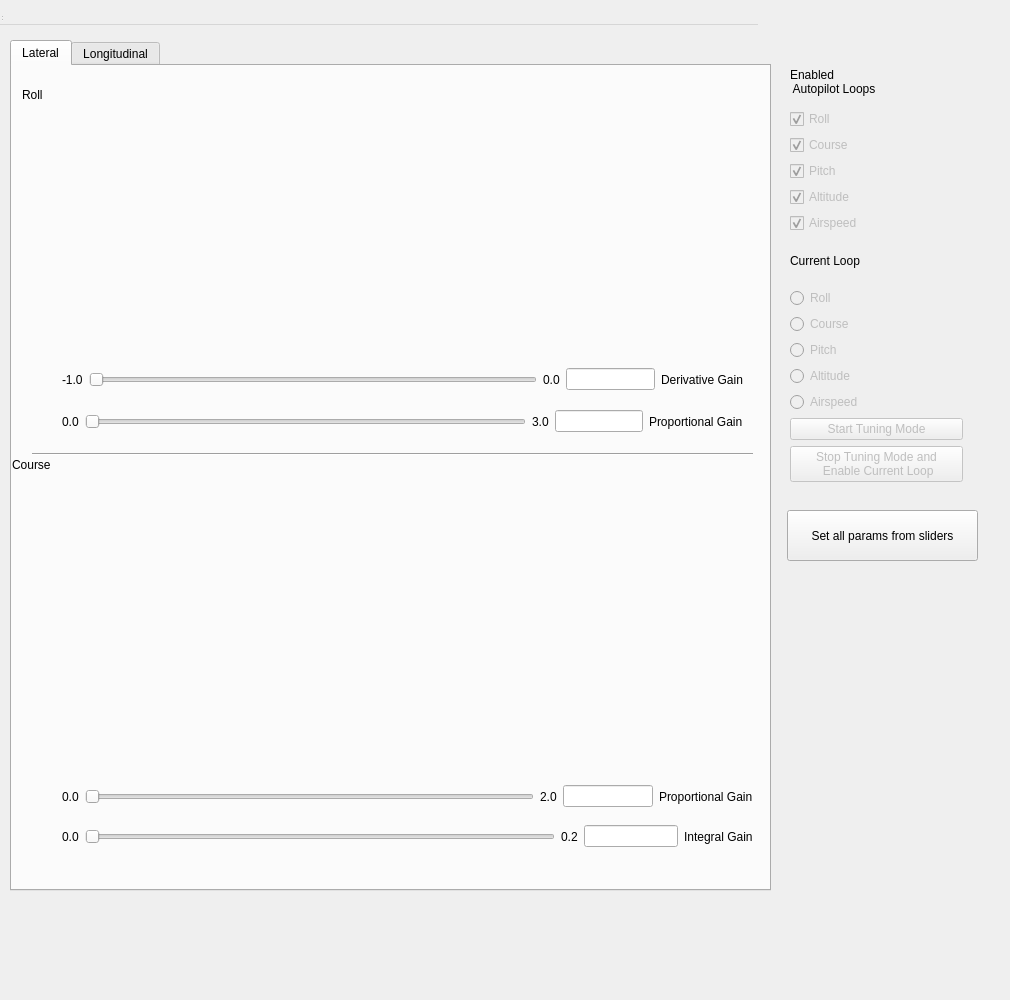
<?xml version="1.0" encoding="UTF-8"?>
<ui version="4.0">
 <class>TuningMode</class>
 <widget class="QWidget" name="TuningMode">
  <property name="geometry">
   <rect>
    <x>0</x>
    <y>0</y>
    <width>1010</width>
    <height>1000</height>
   </rect>
  </property>
  <property name="windowTitle">
   <string>Fixed wing PID tuning</string>
  </property>
  <widget class="QWidget" name="centralwidget" native="true">
   <property name="geometry">
    <rect>
     <x>0</x>
     <y>30</y>
     <width>781</width>
     <height>1000</height>
    </rect>
   </property>
   <widget class="QTabWidget" name="tabWidget">
    <property name="geometry">
     <rect>
      <x>10</x>
      <y>10</y>
      <width>761</width>
      <height>851</height>
     </rect>
    </property>
    <property name="currentIndex">
     <number>0</number>
    </property>
    <widget class="QWidget" name="tab_lat">
     <attribute name="title">
      <string>Lateral</string>
     </attribute>
     <widget class="QLabel" name="label">
      <property name="geometry">
       <rect>
        <x>10</x>
        <y>20</y>
        <width>67</width>
        <height>17</height>
       </rect>
      </property>
      <property name="text">
       <string>Roll</string>
      </property>
     </widget>
     <widget class="QLabel" name="label_12">
      <property name="geometry">
       <rect>
        <x>0</x>
        <y>390</y>
        <width>67</width>
        <height>17</height>
       </rect>
      </property>
      <property name="text">
       <string>Course</string>
      </property>
     </widget>
     <widget class="QWidget" name="verticalLayoutWidget">
      <property name="geometry">
       <rect>
        <x>50</x>
        <y>420</y>
        <width>691</width>
        <height>281</height>
       </rect>
      </property>
      <layout class="QVBoxLayout" name="course_container"/>
     </widget>
     <widget class="QWidget" name="verticalLayoutWidget_2">
      <property name="geometry">
       <rect>
        <x>50</x>
        <y>20</y>
        <width>691</width>
        <height>271</height>
       </rect>
      </property>
      <layout class="QVBoxLayout" name="roll_container"/>
     </widget>
     <widget class="Line" name="line">
      <property name="geometry">
       <rect>
        <x>20</x>
        <y>380</y>
        <width>721</width>
        <height>16</height>
       </rect>
      </property>
      <property name="orientation">
       <enum>Qt::Horizontal</enum>
      </property>
     </widget>
     <widget class="QWidget" name="horizontalLayoutWidget">
      <property name="geometry">
       <rect>
        <x>50</x>
        <y>300</y>
        <width>681</width>
        <height>27</height>
       </rect>
      </property>
      <layout class="QHBoxLayout" name="roll_kd_stuff" stretch="0,5,0,1,0">
       <item>
        <widget class="QLabel" name="label_3">
         <property name="text">
          <string>-1.0</string>
         </property>
        </widget>
       </item>
       <item>
        <widget class="QSlider" name="ROLL_KD">
         <property name="tracking">
          <bool>false</bool>
         </property>
         <property name="orientation">
          <enum>Qt::Horizontal</enum>
         </property>
        </widget>
       </item>
       <item>
        <widget class="QLabel" name="label_4">
         <property name="text">
          <string>0.0</string>
         </property>
        </widget>
       </item>
       <item>
        <widget class="QLineEdit" name="ROLL_KD_txt"/>
       </item>
       <item>
        <widget class="QLabel" name="label_2">
         <property name="text">
          <string>Derivative Gain</string>
         </property>
        </widget>
       </item>
      </layout>
     </widget>
     <widget class="QWidget" name="horizontalLayoutWidget_2">
      <property name="geometry">
       <rect>
        <x>50</x>
        <y>340</y>
        <width>681</width>
        <height>31</height>
       </rect>
      </property>
      <layout class="QHBoxLayout" name="roll_kp_stuff" stretch="0,5,0,1,0">
       <item>
        <widget class="QLabel" name="label_7">
         <property name="text">
          <string>0.0</string>
         </property>
        </widget>
       </item>
       <item>
        <widget class="QSlider" name="ROLL_KP">
         <property name="orientation">
          <enum>Qt::Horizontal</enum>
         </property>
        </widget>
       </item>
       <item>
        <widget class="QLabel" name="label_5">
         <property name="text">
          <string>3.0</string>
         </property>
        </widget>
       </item>
       <item>
        <widget class="QLineEdit" name="ROLL_KP_txt"/>
       </item>
       <item>
        <widget class="QLabel" name="label_6">
         <property name="text">
          <string>Proportional Gain</string>
         </property>
        </widget>
       </item>
      </layout>
     </widget>
     <widget class="QWidget" name="horizontalLayoutWidget_3">
      <property name="geometry">
       <rect>
        <x>50</x>
        <y>710</y>
        <width>691</width>
        <height>41</height>
       </rect>
      </property>
      <layout class="QHBoxLayout" name="course_kp_stuff" stretch="0,5,0,1,0">
       <item>
        <widget class="QLabel" name="label_13">
         <property name="text">
          <string>0.0</string>
         </property>
        </widget>
       </item>
       <item>
        <widget class="QSlider" name="COURSE_KP">
         <property name="orientation">
          <enum>Qt::Horizontal</enum>
         </property>
        </widget>
       </item>
       <item>
        <widget class="QLabel" name="label_10">
         <property name="text">
          <string>2.0</string>
         </property>
        </widget>
       </item>
       <item>
        <widget class="QLineEdit" name="COURSE_KP_txt"/>
       </item>
       <item>
        <widget class="QLabel" name="label_11">
         <property name="text">
          <string>Proportional Gain</string>
         </property>
        </widget>
       </item>
      </layout>
     </widget>
     <widget class="QWidget" name="horizontalLayoutWidget_4">
      <property name="geometry">
       <rect>
        <x>50</x>
        <y>750</y>
        <width>691</width>
        <height>41</height>
       </rect>
      </property>
      <layout class="QHBoxLayout" name="course_ki_stuff" stretch="0,5,0,1,0">
       <item>
        <widget class="QLabel" name="label_8">
         <property name="text">
          <string>0.0</string>
         </property>
        </widget>
       </item>
       <item>
        <widget class="QSlider" name="COURSE_KI">
         <property name="orientation">
          <enum>Qt::Horizontal</enum>
         </property>
        </widget>
       </item>
       <item>
        <widget class="QLabel" name="label_14">
         <property name="text">
          <string>0.2</string>
         </property>
        </widget>
       </item>
       <item>
        <widget class="QLineEdit" name="COURSE_KI_txt"/>
       </item>
       <item>
        <widget class="QLabel" name="label_9">
         <property name="text">
          <string>Integral Gain</string>
         </property>
        </widget>
       </item>
      </layout>
     </widget>
     <zorder>label</zorder>
     <zorder>label_12</zorder>
     <zorder>verticalLayoutWidget</zorder>
     <zorder>verticalLayoutWidget_2</zorder>
     <zorder>line</zorder>
     <zorder>horizontalLayoutWidget</zorder>
     <zorder>horizontalLayoutWidget_2</zorder>
     <zorder>label_6</zorder>
     <zorder>horizontalLayoutWidget_3</zorder>
     <zorder>horizontalLayoutWidget_4</zorder>
    </widget>
    <widget class="QWidget" name="tab_lon">
     <attribute name="title">
      <string>Longitudinal</string>
     </attribute>
     <widget class="QLabel" name="label_21">
      <property name="geometry">
       <rect>
        <x>0</x>
        <y>0</y>
        <width>67</width>
        <height>17</height>
       </rect>
      </property>
      <property name="text">
       <string>Pitch</string>
      </property>
     </widget>
     <widget class="QLabel" name="label_26">
      <property name="geometry">
       <rect>
        <x>10</x>
        <y>240</y>
        <width>67</width>
        <height>17</height>
       </rect>
      </property>
      <property name="text">
       <string>Altitude</string>
      </property>
     </widget>
     <widget class="QLabel" name="label_34">
      <property name="geometry">
       <rect>
        <x>10</x>
        <y>530</y>
        <width>61</width>
        <height>17</height>
       </rect>
      </property>
      <property name="text">
       <string>&lt;html&gt;&lt;head/&gt;&lt;body&gt;&lt;p&gt;Airspeed&lt;/p&gt;&lt;/body&gt;&lt;/html&gt;</string>
      </property>
     </widget>
     <widget class="QWidget" name="verticalLayoutWidget_3">
      <property name="geometry">
       <rect>
        <x>40</x>
        <y>560</y>
        <width>691</width>
        <height>161</height>
       </rect>
      </property>
      <layout class="QVBoxLayout" name="airspeed_container"/>
     </widget>
     <widget class="QWidget" name="verticalLayoutWidget_4">
      <property name="geometry">
       <rect>
        <x>40</x>
        <y>280</y>
        <width>691</width>
        <height>161</height>
       </rect>
      </property>
      <layout class="QVBoxLayout" name="altitude_container"/>
     </widget>
     <widget class="QWidget" name="verticalLayoutWidget_5">
      <property name="geometry">
       <rect>
        <x>50</x>
        <y>0</y>
        <width>691</width>
        <height>161</height>
       </rect>
      </property>
      <layout class="QVBoxLayout" name="pitch_container"/>
     </widget>
     <widget class="QLabel" name="label_38">
      <property name="geometry">
       <rect>
        <x>10</x>
        <y>740</y>
        <width>61</width>
        <height>51</height>
       </rect>
      </property>
      <property name="text">
       <string>Airspeed with Throttle</string>
      </property>
      <property name="wordWrap">
       <bool>true</bool>
      </property>
     </widget>
     <widget class="QWidget" name="horizontalLayoutWidget_5">
      <property name="geometry">
       <rect>
        <x>50</x>
        <y>160</y>
        <width>691</width>
        <height>41</height>
       </rect>
      </property>
      <layout class="QHBoxLayout" name="pitch_kd_stuff" stretch="0,5,0,1,0">
       <item>
        <widget class="QLabel" name="label_22">
         <property name="text">
          <string>-0.4</string>
         </property>
        </widget>
       </item>
       <item>
        <widget class="QSlider" name="PITCH_KD">
         <property name="maximum">
          <number>100</number>
         </property>
         <property name="value">
          <number>30</number>
         </property>
         <property name="sliderPosition">
          <number>30</number>
         </property>
         <property name="tracking">
          <bool>true</bool>
         </property>
         <property name="orientation">
          <enum>Qt::Horizontal</enum>
         </property>
         <property name="rosparam" stdset="0">
          <string>PITCH_KD</string>
         </property>
        </widget>
       </item>
       <item>
        <widget class="QLabel" name="label_15">
         <property name="text">
          <string>0.0</string>
         </property>
        </widget>
       </item>
       <item>
        <widget class="QLineEdit" name="pitch_kd_txt"/>
       </item>
       <item>
        <widget class="QLabel" name="label_27">
         <property name="text">
          <string>Derivative Gain</string>
         </property>
        </widget>
       </item>
      </layout>
     </widget>
     <widget class="QWidget" name="horizontalLayoutWidget_6">
      <property name="geometry">
       <rect>
        <x>50</x>
        <y>200</y>
        <width>691</width>
        <height>31</height>
       </rect>
      </property>
      <layout class="QHBoxLayout" name="pitch_kp_stuff" stretch="0,5,0,1,0">
       <item>
        <widget class="QLabel" name="label_25">
         <property name="text">
          <string>0.0</string>
         </property>
        </widget>
       </item>
       <item>
        <widget class="QSlider" name="PITCH_KP">
         <property name="orientation">
          <enum>Qt::Horizontal</enum>
         </property>
         <property name="rosparam" stdset="0">
          <string>PITCH_KP</string>
         </property>
        </widget>
       </item>
       <item>
        <widget class="QLabel" name="label_24">
         <property name="text">
          <string>3.0</string>
         </property>
        </widget>
       </item>
       <item>
        <widget class="QLineEdit" name="pitch_kp_txt"/>
       </item>
       <item>
        <widget class="QLabel" name="label_16">
         <property name="text">
          <string>Proportional Gain</string>
         </property>
        </widget>
       </item>
      </layout>
     </widget>
     <widget class="QWidget" name="horizontalLayoutWidget_7">
      <property name="geometry">
       <rect>
        <x>40</x>
        <y>440</y>
        <width>691</width>
        <height>31</height>
       </rect>
      </property>
      <layout class="QHBoxLayout" name="alt_kp_stuff" stretch="0,5,0,1,0">
       <item>
        <widget class="QLabel" name="label_20">
         <property name="text">
          <string>0.0</string>
         </property>
        </widget>
       </item>
       <item>
        <widget class="QSlider" name="ALT_KP">
         <property name="orientation">
          <enum>Qt::Horizontal</enum>
         </property>
        </widget>
       </item>
       <item>
        <widget class="QLabel" name="label_19">
         <property name="text">
          <string>0.1</string>
         </property>
        </widget>
       </item>
       <item>
        <widget class="QLineEdit" name="lineEdit_3"/>
       </item>
       <item>
        <widget class="QLabel" name="label_23">
         <property name="text">
          <string>Proportional Gain</string>
         </property>
        </widget>
       </item>
      </layout>
     </widget>
     <widget class="QWidget" name="horizontalLayoutWidget_8">
      <property name="geometry">
       <rect>
        <x>40</x>
        <y>470</y>
        <width>691</width>
        <height>31</height>
       </rect>
      </property>
      <layout class="QHBoxLayout" name="alt_ki_stuff" stretch="0,5,0,1,0">
       <item>
        <widget class="QLabel" name="label_17">
         <property name="text">
          <string>0.0</string>
         </property>
        </widget>
       </item>
       <item>
        <widget class="QSlider" name="ALT_KI">
         <property name="orientation">
          <enum>Qt::Horizontal</enum>
         </property>
        </widget>
       </item>
       <item>
        <widget class="QLabel" name="label_28">
         <property name="text">
          <string>0.05</string>
         </property>
        </widget>
       </item>
       <item>
        <widget class="QLineEdit" name="lineEdit_4"/>
       </item>
       <item>
        <widget class="QLabel" name="label_18">
         <property name="text">
          <string>Integral Gain</string>
         </property>
        </widget>
       </item>
      </layout>
     </widget>
     <widget class="QWidget" name="horizontalLayoutWidget_9">
      <property name="geometry">
       <rect>
        <x>70</x>
        <y>720</y>
        <width>661</width>
        <height>31</height>
       </rect>
      </property>
      <layout class="QHBoxLayout" name="as_thr_kp_stuff" stretch="0,5,0,1,0">
       <item>
        <widget class="QLabel" name="label_30">
         <property name="text">
          <string>0.0</string>
         </property>
        </widget>
       </item>
       <item>
        <widget class="QSlider" name="AS_THR_KP">
         <property name="orientation">
          <enum>Qt::Horizontal</enum>
         </property>
        </widget>
       </item>
       <item>
        <widget class="QLabel" name="label_31">
         <property name="text">
          <string>0.2</string>
         </property>
        </widget>
       </item>
       <item>
        <widget class="QLineEdit" name="lineEdit_5"/>
       </item>
       <item>
        <widget class="QLabel" name="label_32">
         <property name="text">
          <string>Proportional Gain</string>
         </property>
        </widget>
       </item>
      </layout>
     </widget>
     <widget class="QWidget" name="horizontalLayoutWidget_10">
      <property name="geometry">
       <rect>
        <x>70</x>
        <y>750</y>
        <width>661</width>
        <height>31</height>
       </rect>
      </property>
      <layout class="QHBoxLayout" name="as_thr_ki_stuff" stretch="0,5,0,1,0">
       <item>
        <widget class="QLabel" name="label_29">
         <property name="text">
          <string>0.0</string>
         </property>
        </widget>
       </item>
       <item>
        <widget class="QSlider" name="AS_THR_KI">
         <property name="orientation">
          <enum>Qt::Horizontal</enum>
         </property>
        </widget>
       </item>
       <item>
        <widget class="QLabel" name="label_33">
         <property name="text">
          <string>0.2</string>
         </property>
        </widget>
       </item>
       <item>
        <widget class="QLineEdit" name="lineEdit_6"/>
       </item>
       <item>
        <widget class="QLabel" name="label_35">
         <property name="text">
          <string>Integral Gain</string>
         </property>
        </widget>
       </item>
      </layout>
     </widget>
    </widget>
   </widget>
  </widget>
  <widget class="QMenuBar" name="menubar">
   <property name="geometry">
    <rect>
     <x>0</x>
     <y>0</y>
     <width>758</width>
     <height>25</height>
    </rect>
   </property>
  </widget>
  <widget class="QStatusBar" name="statusbar">
   <property name="geometry">
    <rect>
     <x>0</x>
     <y>0</y>
     <width>3</width>
     <height>22</height>
    </rect>
   </property>
  </widget>
  <widget class="QToolBar" name="toolBar">
   <property name="geometry">
    <rect>
     <x>0</x>
     <y>0</y>
     <width>4</width>
     <height>13</height>
    </rect>
   </property>
   <property name="windowTitle">
    <string>toolBar</string>
   </property>
  </widget>
  <widget class="QWidget" name="layoutWidget">
   <property name="geometry">
    <rect>
     <x>790</x>
     <y>60</y>
     <width>173</width>
     <height>422</height>
    </rect>
   </property>
   <layout class="QVBoxLayout" name="verticalLayout_2">
    <item>
     <widget class="QLabel" name="label_36">
      <property name="text">
       <string>Enabled
 Autopilot Loops</string>
      </property>
     </widget>
    </item>
    <item>
     <widget class="QCheckBox" name="checkBox">
      <property name="enabled">
       <bool>false</bool>
      </property>
      <property name="text">
       <string>Roll</string>
      </property>
      <property name="checked">
       <bool>true</bool>
      </property>
     </widget>
    </item>
    <item>
     <widget class="QCheckBox" name="checkBox_2">
      <property name="enabled">
       <bool>false</bool>
      </property>
      <property name="text">
       <string>Course</string>
      </property>
      <property name="checked">
       <bool>true</bool>
      </property>
     </widget>
    </item>
    <item>
     <widget class="QCheckBox" name="checkBox_3">
      <property name="enabled">
       <bool>false</bool>
      </property>
      <property name="text">
       <string>Pitch</string>
      </property>
      <property name="checked">
       <bool>true</bool>
      </property>
     </widget>
    </item>
    <item>
     <widget class="QCheckBox" name="checkBox_4">
      <property name="enabled">
       <bool>false</bool>
      </property>
      <property name="text">
       <string>Altitude</string>
      </property>
      <property name="checked">
       <bool>true</bool>
      </property>
     </widget>
    </item>
    <item>
     <widget class="QCheckBox" name="checkBox_5">
      <property name="enabled">
       <bool>false</bool>
      </property>
      <property name="text">
       <string>Airspeed</string>
      </property>
      <property name="checked">
       <bool>true</bool>
      </property>
     </widget>
    </item>
    <item>
     <widget class="QLabel" name="label_37">
      <property name="text">
       <string>Current Loop</string>
      </property>
     </widget>
    </item>
    <item>
     <widget class="QRadioButton" name="radioButton">
      <property name="enabled">
       <bool>false</bool>
      </property>
      <property name="text">
       <string>Roll</string>
      </property>
     </widget>
    </item>
    <item>
     <widget class="QRadioButton" name="radioButton_2">
      <property name="enabled">
       <bool>false</bool>
      </property>
      <property name="text">
       <string>Course</string>
      </property>
     </widget>
    </item>
    <item>
     <widget class="QRadioButton" name="radioButton_3">
      <property name="enabled">
       <bool>false</bool>
      </property>
      <property name="text">
       <string>Pitch</string>
      </property>
     </widget>
    </item>
    <item>
     <widget class="QRadioButton" name="radioButton_4">
      <property name="enabled">
       <bool>false</bool>
      </property>
      <property name="text">
       <string>Altitude</string>
      </property>
     </widget>
    </item>
    <item>
     <widget class="QRadioButton" name="radioButton_5">
      <property name="enabled">
       <bool>false</bool>
      </property>
      <property name="text">
       <string>Airspeed</string>
      </property>
     </widget>
    </item>
    <item>
     <widget class="QPushButton" name="start_tune_btn">
      <property name="enabled">
       <bool>false</bool>
      </property>
      <property name="text">
       <string>Start Tuning Mode</string>
      </property>
     </widget>
    </item>
    <item>
     <widget class="QPushButton" name="pushButton_2">
      <property name="enabled">
       <bool>false</bool>
      </property>
      <property name="text">
       <string>Stop Tuning Mode and
 Enable Current Loop</string>
      </property>
     </widget>
    </item>
   </layout>
  </widget>
  <widget class="QPushButton" name="set_params_btn">
   <property name="geometry">
    <rect>
     <x>787</x>
     <y>510</y>
     <width>191</width>
     <height>51</height>
    </rect>
   </property>
   <property name="text">
    <string>Set all params from sliders</string>
   </property>
  </widget>
  <zorder>layoutWidget</zorder>
  <zorder>menubar</zorder>
  <zorder>statusbar</zorder>
  <zorder>toolBar</zorder>
  <zorder>centralwidget</zorder>
  <zorder>set_params_btn</zorder>
 </widget>
 <resources/>
 <connections/>
</ui>
